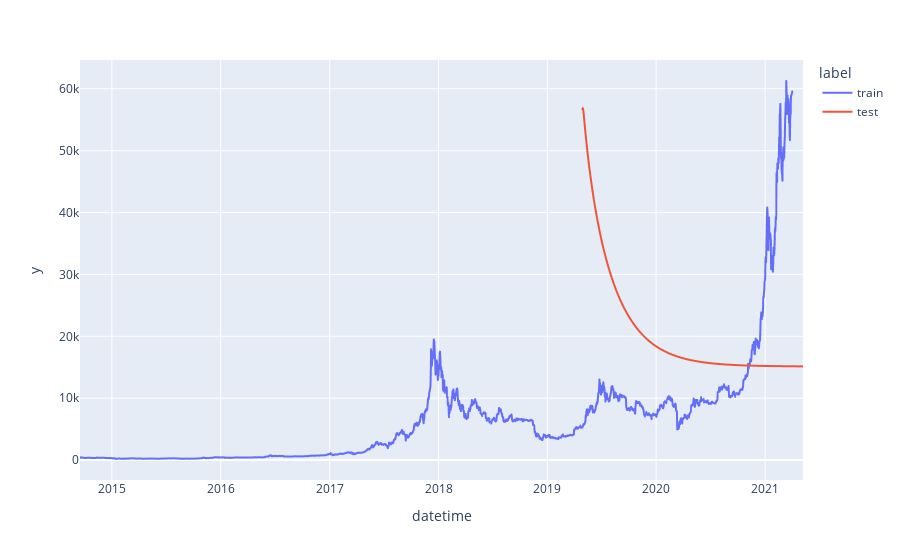

The code cell stored with this chart in its notebook:
### Code cell
date=df_forecast_lstm.index

# Create traces
fig = px.line(df_forecast_lstm,x=df_forecast_lstm.index, y=df_forecast_lstm.value.values, color='label')

fig.show()

### Figure 1 — Plotly figure (JSON) as saved in the notebook; plotly's stock layout.template omitted (floating-point values rounded to 4 significant figures; data arrays with more than 128 entries replaced by an {"elided": "..."} marker saying what was removed)
{"data": [{"hovertemplate": "label=train<br>datetime=%{x}<br>y=%{y}<extra></extra>", "legendgroup": "train", "line": {"color": "#636efa", "dash": "solid"}, "mode": "lines", "name": "train", "showlegend": true, "type": "scattergl", "x": {"elided": "2386 str values"}, "xaxis": "x", "y": {"elided": "2386 float values"}, "yaxis": "y"}, {"hovertemplate": "label=test<br>datetime=%{x}<br>y=%{y}<extra></extra>", "legendgroup": "test", "line": {"color": "#EF553B", "dash": "solid"}, "mode": "lines", "name": "test", "showlegend": true, "type": "scattergl", "x": {"elided": "741 str values"}, "xaxis": "x", "y": {"elided": "741 float values"}, "yaxis": "y"}], "layout": {"autosize": true, "legend": {"title": {"text": "label"}, "tracegroupgap": 0}, "margin": {"t": 60}, "xaxis": {"anchor": "y", "autorange": true, "domain": [0, 1], "range": ["2014-09-16", "2021-05-08"], "title": {"text": "datetime"}, "type": "date"}, "yaxis": {"anchor": "x", "autorange": true, "domain": [0, 1], "range": [-3214.0, 64640.0], "title": {"text": "y"}, "type": "linear"}}}
